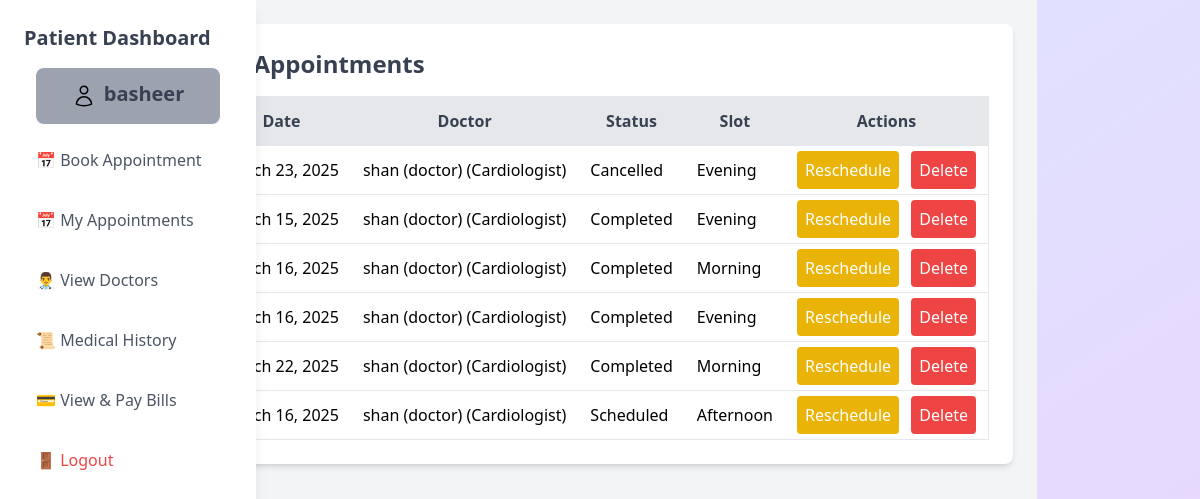
/appointment/scheduled (signed in), run on the app's committed database.
### core/models.py (models this page shows)
class User(AbstractUser):
    Role_Choices = [
        ('patient', 'Patient'),
        ('doctor', 'Doctor'),
    ]
    role = models.CharField(max_length=10,choices=Role_Choices, default='')
    groups = models.ManyToManyField(
        "auth.Group",
        related_name="core_users",  # Unique related_name
        blank=True
    )
    user_permissions = models.ManyToManyField(
        "auth.Permission",
        related_name="core_users_permissions",  # Unique related_name
        blank=True
    )
    def __str__(self):
        return f"{self.username} ({self.role})"

class Appointment(models.Model):
    slot_choices = [
        ('Morning','Morning'),
        ('Afternoon','Afternoon'),
        ('Evening','Evening')
    ]
    Appointment_status = [
        ("Scheduled",'Scheduled'),
        ("Completed","Completed"),
        ("Cancelled","Cancelled"),
    ]
    patient = models.ForeignKey(Patient, on_delete=models.CASCADE)
    doctor = models.ForeignKey(Doctor, on_delete=models.CASCADE)
    appointmentdate = models.DateField()
    slot = models.CharField(max_length=20, choices=slot_choices)
    status = models.CharField(max_length=20, choices= Appointment_status, default="Scheduled")
    notes = models.TextField(blank=True,null=True)
    bill = models.BooleanField(default=False)
    class Meta:
         unique_together = ('doctor', 'appointmentdate', 'slot')

class Doctor(models.Model):
    SPECIALIZATION_CHOICES = [
        ('General Physician', 'General Physician'),
        ('ENT', 'ENT'),
        ('Cardiologist', 'Cardiologist'),
        ('Dermatologist', 'Dermatologist'),
        ('Neurologist', 'Neurologist'),
        ('Pediatrician', 'Pediatrician'),
    ]
    user = models.OneToOneField(User, on_delete=models.CASCADE, related_name='doctor_profile')
    phone = models.CharField(max_length=15, unique=True)
    specialization = models.CharField(max_length=100, choices=SPECIALIZATION_CHOICES)
    department = models.CharField(max_length=100)
    experience = models.IntegerField(help_text="years of experience")
    joining_date = models.DateField(auto_now_add=True)
    is_approved = models.BooleanField(default=False)
    def __str__(self):
        return f"{self.user} ({self.specialization})"

### core/views.py (the view)
# urls.py: path('appointment/scheduled',myAppointments, name='myappointments' ),
@login_required
@user_passes_test(is_patient)
def myAppointments(request):
    patient = Patient.objects.get(user=request.user)
    appointments = Appointment.objects.filter(patient=patient)
    doctors = Doctor.objects.all()
    return render(request, 'core/appointments/myappointments.html',{"appointments":appointments,"doctors":doctors} )

### core/views.py (called while the page is built)
def is_patient(user):
    return user.groups.filter(name="Patient").exists()

### core/templates/core/appointments/myappointments.html (shortened to what this page needs)
{% extends "core/base.html" %}
{% block content %}
<div class="flex min-h-screen bg-gray-100 items-start">
    {% include "core/patientsidebar.html" %}
     <main class="flex-1  p-6 ">
        <div class="bg-white shadow-md p-6 rounded-lg max-w-4xl mx-auto">
            <h1 class="text-2xl font-semibold text-gray-700">My Appointments</h1>
            <div class="overflow-x-auto mt-4 max-h-fit">
                <table class="min-w-full bg-white border rounded-lg">
                    <thead>
                        <tr class="bg-gray-200 text-gray-700">
                            <th class="p-3">Date</th>
                            <th class="p-3">Doctor</th>
                            <th class="p-3">Status</th>
                            <th class="p-3">Slot</th>
                            <th class="p-3">Actions</th>
                        </tr>
                    </thead>
                    <tbody>
                        {% for appointment in appointments %}
                        <tr class="border-t">
                            <td class="p-3">{{ appointment.appointmentdate }}</td>
                            <td class="p-3">{{ appointment.doctor }}</td>
                            <td class="p-3">{{ appointment.status }}</td>
                            <td class="p-3">{{ appointment.slot }}</td>
                            <td class="p-3 space-x-2">
                                <a href="{% url 'reschedule_appointment' appointment.id %}" class="bg-yellow-500 text-white p-2 rounded">Reschedule</a>
                                <a href="{% url 'delete_appointment' appointment.id %}" class="bg-red-500 text-white p-2 rounded" onclick="return confirm('Are you sure?');">Delete</a>
                            </td>
                        </tr>
                        {% empty %}
                        <tr>
                            <td colspan="4" class="p-3 text-center text-gray-500">No appointments found.</td>
                        </tr>
                        {% endfor %}
                    </tbody>
                </table>
            </div>
        </div>
    </main>
</div>
{% endblock content %}

### core/templates/core/base.html (shortened to what this page needs)
{% load static %}
<!DOCTYPE html>
<html lang="en">
<head>
    <script src="https://cdn.tailwindcss.com"></script>
</head>
<body class="bg-gradient-to-br from-blue-100 to-purple-200 flex items-center justify-center h-screen">
    {% block content %}
    {% endblock content %}
</body>
</html>

### core/templates/core/patientsidebar.html (shortened to what this page needs)
<aside class="w-64 bg-white shadow-lg p-6 fixed inset-y-0 left-0 hidden md:block">
    <h2 class="text-xl font-semibold text-gray-700 mb-4">Patient Dashboard</h2>
    <div class="flex flex-row gap-2 bg-gray-400 rounded-lg items-center justify-center m-3"  >
        <h3 class="text-xl pt-3 font-semibold text-gray-700 mb-4">{{user.username}}</h3>
    </div>
    <nav>
        <ul class="space-y-3">
            <li>
                <a href="{% url 'book_appoinment' %}" class="flex items-center p-3 text-gray-600 hover:bg-gray-200 rounded-lg transition-all">
                    📅 Book Appointment
                </a>
            </li>
            <li>
                <a href="{% url 'myappointments' %}" class="flex items-center p-3 text-gray-600 hover:bg-gray-200 rounded-lg transition-all">
                    📅 My Appointments
                </a>
            </li>
            <li>
                <a href="{% url 'doctorslist'%}" class="flex items-center p-3 text-gray-600 hover:bg-gray-200 rounded-lg transition-all">
                    👨‍⚕️ View Doctors
                </a>
            </li>
            <li>
                <a href="{%url 'patientmedicalhistory'  %}" class="flex items-center p-3 text-gray-600 hover:bg-gray-200 rounded-lg transition-all">
                    📜 Medical History
                </a>
            </li>
            <li>
                <a href="{% url 'patientbills'  %}" class="flex items-center p-3 text-gray-600 hover:bg-gray-200 rounded-lg transition-all">
                    💳 View & Pay Bills
                </a>
            </li>
            <li>
                <a href="{% url 'logout'  %}" class="flex items-center p-3 text-red-500 hover:bg-red-100 rounded-lg transition-all">
                    🚪 Logout
                </a>
            </li>
        </ul>
    </nav>
</aside>

### data on the page
User: username "basheer"
Appointment: appointmentdate "March 23, 2025", doctor "shan (doctor) (Cardiologist)", status "Cancelled", slot "Evening"
Appointment: appointmentdate "March 15, 2025", doctor "shan (doctor) (Cardiologist)", status "Completed", slot "Evening"
Appointment: appointmentdate "March 16, 2025", doctor "shan (doctor) (Cardiologist)", status "Completed", slot "Morning"
Appointment: appointmentdate "March 16, 2025", doctor "shan (doctor) (Cardiologist)", status "Completed", slot "Evening"
Appointment: appointmentdate "March 22, 2025", doctor "shan (doctor) (Cardiologist)", status "Completed", slot "Morning"
Appointment: appointmentdate "March 16, 2025", doctor "shan (doctor) (Cardiologist)", status "Scheduled", slot "Afternoon"
